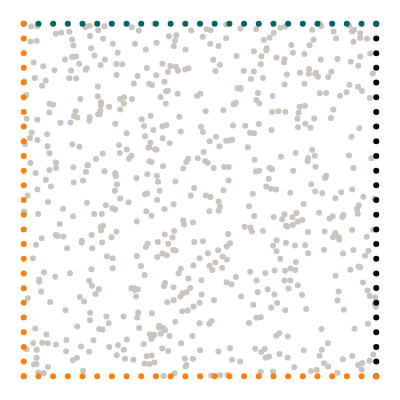

Write notebook code for a chart like this one.
### Markdown cell above
## Geometry

We want to model a quarter of a plate with an elliptical hole. The domain itself is represented by collocation points, the boundaries are represented by uniformly sampled points along the perimeter.

### Code cell
import torch
from torch.optim.lr_scheduler import StepLR
import numpy as np
from scipy.stats import qmc
from plotly.express.colors import sequential
import plotly.graph_objects as go
import plotly.figure_factory as ff
from tqdm import tqdm
#import wandb
import matplotlib.pyplot as plt

torch.set_default_dtype(torch.float64)
from global_constants import  B0, EPS0, MU, LBD, RATIO


L = 1
# Number of collocation points
N = 25
#compression and stretch of the square , between  >0 and <1/2, 1/4 -> square
alpha = 1/4 * np.pi
#rotation of the rhombus -> +-1/4 = sqaure 
beta = -1/4 * np.pi

# Epochs
epochs = 800
# Batch size
batch_size = 64
# Leanring rate
lr = 0.01 #normally 0.001
# Scheduler step width
scheduler_step = 150 #normally 2000
# Gamma factor of scheduler
scheduler_gamma = 0.7

# Number of hidden neurons
hn = 50

# Weight of PDE loss
W_PDE = 0.001
# Weight of Neumann loss
W_NEU = 0.05
# Weight of data losses
W_STRESS = 0.0
W_DISP = 0.0

#error in rotation function
# def rotation(angle, list):
#     t = list[:,1]/torch.absolute(list[:,1])*torch.arccos(((list[:,0]*1)+(list[:,1]*0))/(torch.sqrt((list[:,0]**2+list[:,1]**2)*(1+0))))
#     x_rot = torch.sqrt(list[:,0]**+2 + list[:,1]**2) * torch.cos(t+angle)
#     y_rot =torch.sqrt(list[:,0]**+2 + list[:,1]**2) * torch.sin(t+angle)
#     return torch.column_stack([x_rot,y_rot])


def point_rotation(theta, p):
    # Use the x and y rotation formulas to rotate around the origin    
    p_rot_x = (p[:,0]*np.cos(theta)-p[:,1]*np.sin(theta))
    p_rot_y = (p[:,0]*np.sin(theta)+ p[:,1]*np.cos(theta))
    return np.column_stack([p_rot_x, p_rot_y])

def torch_point_rotation(theta, p):
    # Use the x and y rotation formulas to rotate around the origin    
    p_rot_x = (p[:,0]*torch.cos(theta)-p[:,1]*torch.sin(theta))
    p_rot_y = (p[:,0]*torch.sin(theta)+ p[:,1]*torch.cos(theta))
    return torch.column_stack([p_rot_x, p_rot_y])



#rak = rotation(beta, ((5,5),(4,4)))


# Create collocation points
points = 2*L * qmc.LatinHypercube(d=2).random(4*N**2)
mask_right_top = np.tan(alpha)*(-points[:, 0]+(1/np.tan(alpha)*3*L*np.sin(alpha))) >= points[:,1]
mask_left_top = np.tan(alpha)*(points[mask_right_top][:, 0]+(1/np.tan(alpha)*L*np.sin(alpha))) >= points[mask_right_top][:, 1]
mask_right_bottom = np.tan(alpha)*(points[mask_right_top][mask_left_top][:, 0] - (1/np.tan(alpha)*L*np.sin(alpha))) <= points[mask_right_top][mask_left_top][:,1]
mask_left_bottom = np.tan(alpha)*(-points[mask_right_top][mask_left_top][mask_right_bottom][:, 0] + (1/np.tan(alpha)*L*np.sin(alpha))) <= points[mask_right_top][mask_left_top][mask_right_bottom][:,1]
collocation = torch.tensor(point_rotation(beta, points[mask_right_top][mask_left_top][mask_right_bottom][mask_left_bottom]), requires_grad=True).double()

# Boundary points
left_x_top = torch.linspace(0, L*np.cos(alpha), N, requires_grad=True).double()
left_y_top = torch.linspace(L*np.sin(alpha), 2*L*np.sin(alpha), N, requires_grad=True).double()
left_top = torch.column_stack([left_x_top, left_y_top]).double()
left_top = torch_point_rotation(torch.tensor(beta), left_top)


left_x_bottom = torch.linspace(0, L*np.cos(alpha), N).double()
left_y_bottom = torch.linspace(L*np.sin(alpha), 0, N, requires_grad=True).double()
left_bottom = torch.column_stack([left_x_bottom, left_y_bottom]).double()
left_bottom = torch_point_rotation(torch.tensor(beta), left_bottom)

right_x_top = torch.linspace(L*np.cos(alpha), 2*L*np.cos(alpha), N, requires_grad=True).double()
right_y_top = torch.linspace(2*L*np.sin(alpha), L*np.sin(alpha), N, requires_grad=True).double()
right_top = torch.column_stack([right_x_top, right_y_top]).double()
right_top = torch_point_rotation(torch.tensor(beta), right_top)

right_x_bottom = torch.linspace(L*np.cos(alpha), 2*L*np.cos(alpha), N, requires_grad=True).double()
right_y_bottom = torch.linspace(0, L*np.sin(alpha), N, requires_grad=True).double()
right_bottom = torch.column_stack([right_x_bottom, right_y_bottom]).double()
right_bottom = torch_point_rotation(torch.tensor(beta), right_bottom)


# Visualize geometry
with torch.no_grad():
    mode = "markers"
    gray = dict(color="#C9C5BC")
    green = dict(color="#006561")
    black = dict(color="black")
    orange = dict(color="#ff7f0e")
    fig = go.Figure()
    fig.add_trace(go.Scatter(x=collocation[:, 0], y=collocation[:, 1], mode=mode, marker=gray))
    fig.add_trace(go.Scatter(x=right_top[:, 0], y=right_top[:, 1], mode=mode, marker=black))
    fig.add_trace(go.Scatter(x=right_bottom[:, 0], y=right_bottom[:, 1], mode=mode, marker=orange))
    fig.add_trace(go.Scatter(x=left_top[:, 0], y=left_top[:, 1], mode=mode, marker=green))
    fig.add_trace(go.Scatter(x=left_bottom[:, 0], y=left_bottom[:, 1], mode=mode, marker=orange))
    fig.layout.yaxis.scaleanchor = "x"
    fig.update_layout(
        template="none",
        width=400,
        height=400,
        margin=dict(l=0, r=0, b=0, t=0),
        showlegend=False,
    )
    fig.update_xaxes(visible=False)
    fig.update_yaxes(visible=False)
    fig.show()

### Figure 1 — Plotly figure (JSON) as saved in the notebook; plotly's stock layout.template omitted (floating-point values rounded to 4 significant figures; data arrays with more than 128 entries replaced by an {"elided": "..."} marker saying what was removed)
{"data": [{"marker": {"color": "#C9C5BC"}, "mode": "markers", "type": "scatter", "x": {"elided": "645 float values"}, "y": {"elided": "645 float values"}}, {"marker": {"color": "black"}, "mode": "markers", "type": "scatter", "x": [1.5, 1.5, 1.5, 1.5, 1.5, 1.5, 1.5, 1.5, 1.5, 1.5, 1.5, 1.5, 1.5, 1.5, 1.5, 1.5, 1.5, 1.5, 1.5, 1.5, 1.5, 1.5, 1.5, 1.5, 1.5], "y": [0.5, 0.4583, 0.4167, 0.375, 0.3333, 0.2917, 0.25, 0.2083, 0.1667, 0.125, 0.08333, 0.04167, 1.11e-16, -0.04167, -0.08333, -0.125, -0.1667, -0.2083, -0.25, -0.2917, -0.3333, -0.375, -0.4167, -0.4583, -0.5]}, {"marker": {"color": "#ff7f0e"}, "mode": "markers", "type": "scatter", "x": [0.5, 0.5417, 0.5833, 0.625, 0.6667, 0.7083, 0.75, 0.7917, 0.8333, 0.875, 0.9167, 0.9583, 1, 1.042, 1.083, 1.125, 1.167, 1.208, 1.25, 1.292, 1.333, 1.375, 1.417, 1.458, 1.5], "y": [-0.5, -0.5, -0.5, -0.5, -0.5, -0.5, -0.5, -0.5, -0.5, -0.5, -0.5, -0.5, -0.5, -0.5, -0.5, -0.5, -0.5, -0.5, -0.5, -0.5, -0.5, -0.5, -0.5, -0.5, -0.5]}, {"marker": {"color": "#006561"}, "mode": "markers", "type": "scatter", "x": [0.5, 0.5417, 0.5833, 0.625, 0.6667, 0.7083, 0.75, 0.7917, 0.8333, 0.875, 0.9167, 0.9583, 1, 1.042, 1.083, 1.125, 1.167, 1.208, 1.25, 1.292, 1.333, 1.375, 1.417, 1.458, 1.5], "y": [0.5, 0.5, 0.5, 0.5, 0.5, 0.5, 0.5, 0.5, 0.5, 0.5, 0.5, 0.5, 0.5, 0.5, 0.5, 0.5, 0.5, 0.5, 0.5, 0.5, 0.5, 0.5, 0.5, 0.5, 0.5]}, {"marker": {"color": "#ff7f0e"}, "mode": "markers", "type": "scatter", "x": [0.5, 0.5, 0.5, 0.5, 0.5, 0.5, 0.5, 0.5, 0.5, 0.5, 0.5, 0.5, 0.5, 0.5, 0.5, 0.5, 0.5, 0.5, 0.5, 0.5, 0.5, 0.5, 0.5, 0.5, 0.5], "y": [0.5, 0.4583, 0.4167, 0.375, 0.3333, 0.2917, 0.25, 0.2083, 0.1667, 0.125, 0.08333, 0.04167, 5.551e-17, -0.04167, -0.08333, -0.125, -0.1667, -0.2083, -0.25, -0.2917, -0.3333, -0.375, -0.4167, -0.4583, -0.5]}], "layout": {"height": 400, "margin": {"b": 0, "l": 0, "r": 0, "t": 0}, "showlegend": false, "width": 400, "xaxis": {"visible": false}, "yaxis": {"scaleanchor": "x", "visible": false}}}
